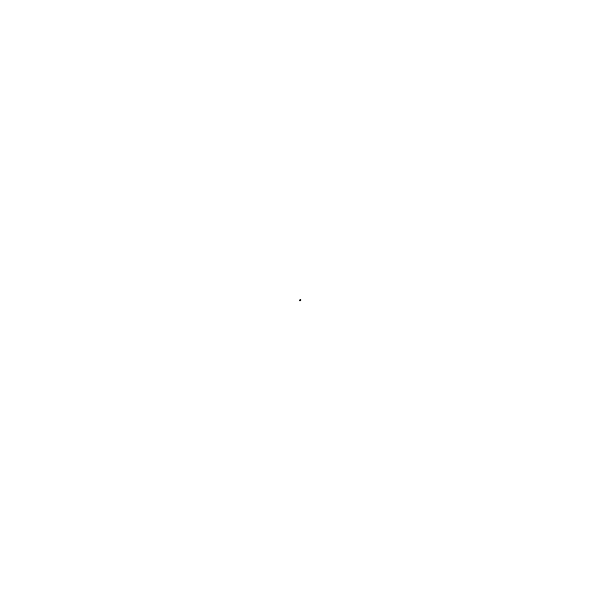
Frame 1 (no input)
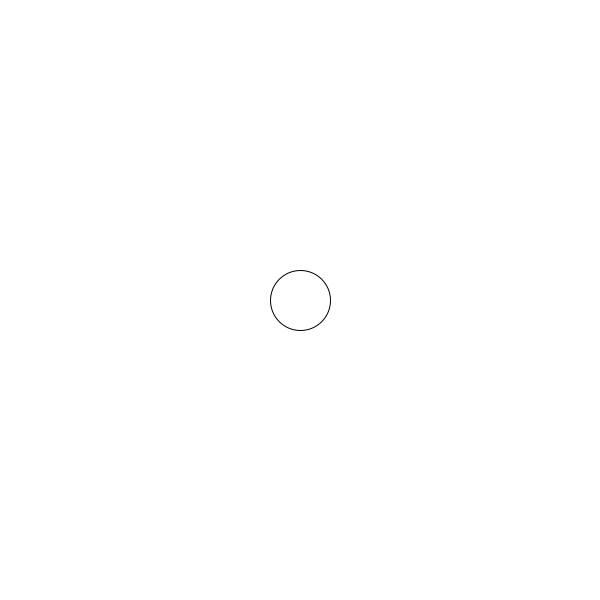
Frame 60 (the mouse pressed at the canvas centre just before this capture)
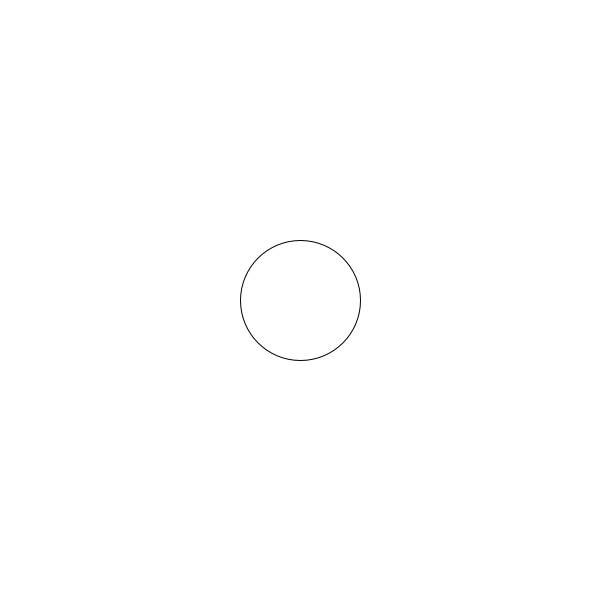
Frame 120 (the mouse held since frame 60 and released just before this capture)

The Processing sketch that drew these frames (run headless with seeded random() and noise(); from frame 60 on, the mouse is pressed at the canvas centre):

// Processing sketch: Center_Growing_Ellipse_Loop
// ── Center_Growing_Ellipse_Loop.pde
int w;
int h;

void setup(){
  size(600,600);
  w = 1;
  h = 1;
}

void draw(){
 background(255);
 ellipse(300,300,w,h);
 w = w + 1;
 h = h + 1;
 if (w > 850) w = 0;
 if (h > 850) h = 0;
}
